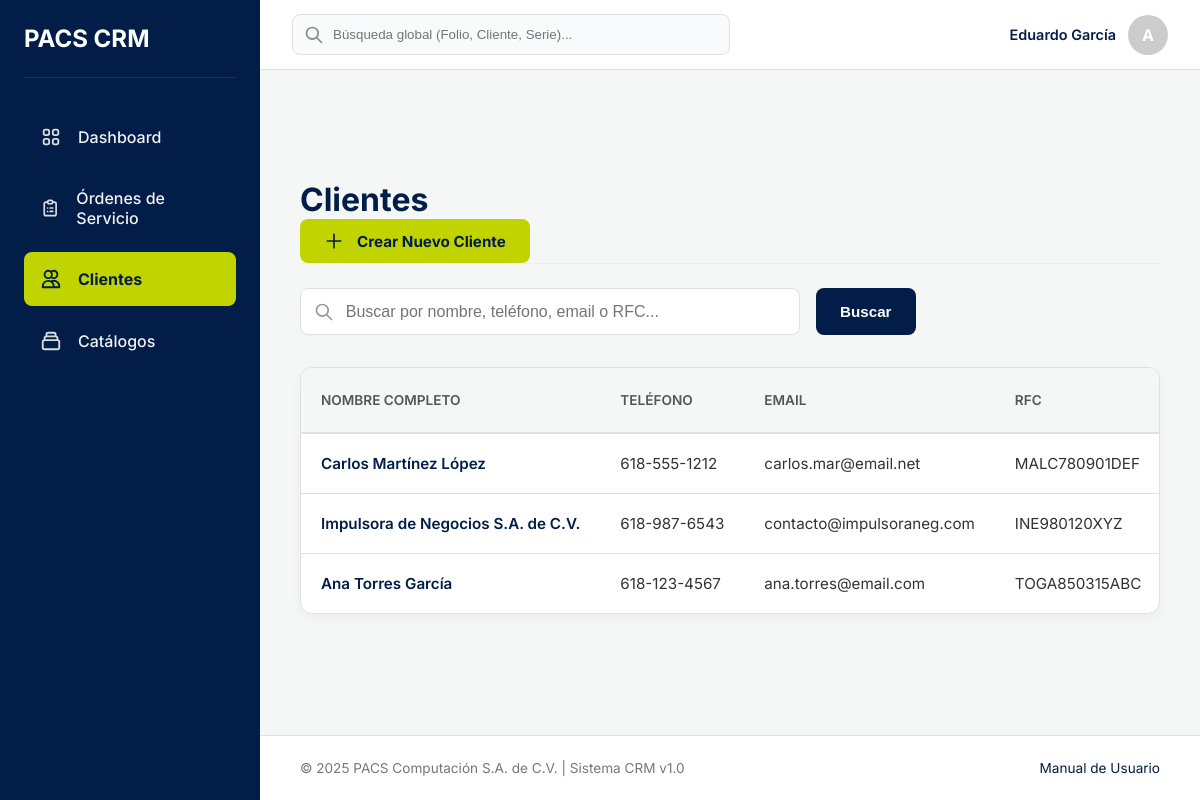
/clientes/ (signed in), run on the app's committed database.
### gestion_clientes/models.py (models this page shows, shortened)
class Cliente(models.Model):
    nombre_completo = models.CharField(max_length=255, verbose_name="Nombre completo")
    telefono = models.CharField(max_length=20, unique=True)
    email = models.EmailField(max_length=254, unique=True, blank=True, null=True)
    rfc = models.CharField(max_length=13, blank=True, null=True, verbose_name="RFC")
    calle = models.CharField(max_length=255, blank=True, null=True)
    numero_exterior = models.CharField(max_length=20, blank=True, null=True, verbose_name="Número Exterior") # Ajustado max_length
    numero_interior = models.CharField(max_length=20, blank=True, null=True, verbose_name="Número Interior") # Ajustado max_length
    colonia = models.CharField(max_length=100, blank=True, null=True)
    codigo_postal = models.CharField(max_length=10, blank=True, null=True, verbose_name="Código Postal") # Ajustado max_length
    ciudad = models.CharField(max_length=100, blank=True, null=True)
    estado = models.CharField(max_length=100, blank=True, null=True)
    fecha_registro = models.DateTimeField(auto_now_add=True, verbose_name="Fecha de registro")
    class Meta:
        verbose_name = "Cliente"
        verbose_name_plural = "Clientes"
        ordering = ['nombre_completo']

### gestion_clientes/views.py (the view)
# urls.py: path('', views.lista_clientes, name='lista_clientes'),
@login_required
def lista_clientes(request):
    query = request.GET.get('q', '').strip()
    todos_clientes = Cliente.objects.all().order_by('-fecha_registro')
    clientes_filtrados = []
    if query:
        query_norm = normalizar_texto(query)
        for cliente in todos_clientes:
            nombre_norm = normalizar_texto(cliente.nombre_completo)
            telefono_norm = normalizar_texto(cliente.telefono)
            email_norm = normalizar_texto(cliente.email)
            rfc_norm = normalizar_texto(cliente.rfc)
            if (query_norm in nombre_norm or
                query_norm in telefono_norm or
                query_norm in email_norm or
                query_norm in rfc_norm):
                clientes_filtrados.append(cliente)
    else:
        clientes_filtrados = todos_clientes
    paginator = Paginator(clientes_filtrados, 10)
    page_number = request.GET.get('page')
    page_obj = paginator.get_page(page_number)
    context = {
        'page_obj': page_obj,
        'query': query,
    }
    return render(request, 'gestion_clientes/lista_clientes.html', context)

### gestion_clientes/templates/gestion_clientes/lista_clientes.html (shortened to what this page needs)
{% extends 'base.html' %}
{% block content %}
    <div class="page-header">
        <h1 class="page-title">Clientes</h1>
        <a href="{% url 'crear_cliente' %}" class="btn btn-action">
            <svg style="width:20px;height:20px;margin-right:5px;vertical-align:bottom;" fill="none" stroke="currentColor" viewBox="0 0 24 24"><path stroke-linecap="round" stroke-linejoin="round" stroke-width="2" d="M12 4v16m8-8H4"></path></svg>
            Crear Nuevo Cliente
        </a>
    </div>
    <form method="GET" class="filters-bar">
        <div class="search-container">
            <svg class="search-icon-input" fill="none" stroke="currentColor" viewBox="0 0 24 24"><path stroke-linecap="round" stroke-linejoin="round" stroke-width="2" d="M21 21l-6-6m2-5a7 7 0 11-14 0 7 7 0 0114 0z"></path></svg>
            <input type="text" name="q" value="{{ query|default:'' }}" placeholder="Buscar por nombre, teléfono, email o RFC...">
        </div>
        <button type="submit" class="btn btn-primary" style="padding-left: 1.5rem; padding-right: 1.5rem;">Buscar</button>
    </form>
    <div class="table-card">
        <div class="table-responsive">
            <table class="data-table">
                <thead>
                    <tr>
                        <th>Nombre Completo</th>
                        <th>Teléfono</th>
                        <th>Email</th>
                        <th>RFC</th>
                    </tr>
                </thead>
                <tbody>
                    {% for cliente in page_obj %}
                    <tr>
                        <td>
                            <a href="{% url 'detalle_cliente' cliente.id %}" class="client-link">{{ cliente.nombre_completo }}</a>
                        </td>
                        <td>{{ cliente.telefono }}</td>
                        <td>{{ cliente.email|default:"--" }}</td>
                        <td>{{ cliente.rfc|default:"--" }}</td>
                    </tr>
                    {% endfor %}
                </tbody>
            </table>
        </div>
    </div>
{% endblock %}

### templates/base.html (shortened to what this page needs)
{% load static %}
<!DOCTYPE html>
<html lang="es">
<head>
</head>
<body>
    <aside class="sidebar" id="sidebar">
        <div class="sidebar-header">
            <h2 style="color: white;">PACS CRM</h2>
        </div>
        <nav class="sidebar-nav">
            <ul>
                <li>
                    <a href="{% url 'dashboard_home' %}" class="{% if 'dashboards' in request.path %}active{% endif %}">
                        <span>Dashboard</span>
                    </a>
                </li>
                <li>
                    <a href="{% url 'lista_ordenes' %}" class="{% if 'ordenes' in request.path %}active{% endif %}">
                        <span>Órdenes de Servicio</span>
                    </a>
                </li>
                <li>
                    <a href="{% url 'lista_clientes' %}" class="{% if 'clientes' in request.path %}active{% endif %}">
                        <svg class="nav-icon" fill="none" stroke="currentColor" viewBox="0 0 24 24"><path stroke-linecap="round" stroke-linejoin="round" stroke-width="2" d="M12 4.354a4 4 0 110 5.292M15 21H3v-1a6 6 0 0112 0v1zm0 0h6v-1a6 6 0 00-9-5.197M13 7a4 4 0 11-8 0 4 4 0 018 0z"></path></svg>
                        <span>Clientes</span>
                    </a>
                </li>
                <li>
                    <a href="{% url 'lista_catalogos' %}" class="{% if 'catalogos' in request.path %}active{% endif %}">
                        <span>Catálogos</span>
                    </a>
                </li>
            </ul>
        </nav>
    </aside>
    <header class="navbar">
        <div class="navbar-search">
            <svg class="search-icon" fill="none" stroke="currentColor" viewBox="0 0 24 24"><path stroke-linecap="round" stroke-linejoin="round" stroke-width="2" d="M21 21l-6-6m2-5a7 7 0 11-14 0 7 7 0 0114 0z"></path></svg>
            <input type="text" placeholder="Búsqueda global (Folio, Cliente, Serie)...">
        </div>
        <div class="navbar-user-area">
            <div class="user-profile">
                <span class="user-name">{{ user.get_full_name|default:user.username }}</span>
                <div style="width:40px;height:40px;background:#ccc;border-radius:50%;display:flex;align-items:center;justify-content:center;color:white;font-weight:bold;">
                    {{ user.username|slice:":1"|upper }}
                </div>
            </div>
        </div>
    </header>
    <main class="main-content">
        {% block content %}{% endblock %}
    </main>
    <footer class="footer">
        <div>© 2025 PACS Computación S.A. de C.V. | Sistema CRM v1.0</div>
        <div><a href="#" style="color:var(--color-primario);text-decoration:none;">Manual de Usuario</a></div>
    </footer>
</body>
</html>

### data on the page
Cliente: nombre_completo "Carlos Martínez López", telefono "618-555-1212", email "carlos.mar@email.net", rfc "MALC780901DEF"
Cliente: nombre_completo "Impulsora de Negocios S.A. de C.V.", telefono "618-987-6543", email "contacto@impulsoraneg.com", rfc "INE980120XYZ"
Cliente: nombre_completo "Ana Torres García", telefono "618-123-4567", email "ana.torres@email.com", rfc "TOGA850315ABC"

### other printed values
{{ user.get_full_name|default:user.username }} "Eduardo García"
{{ user.username|slice:":1"|upper }} "A"
